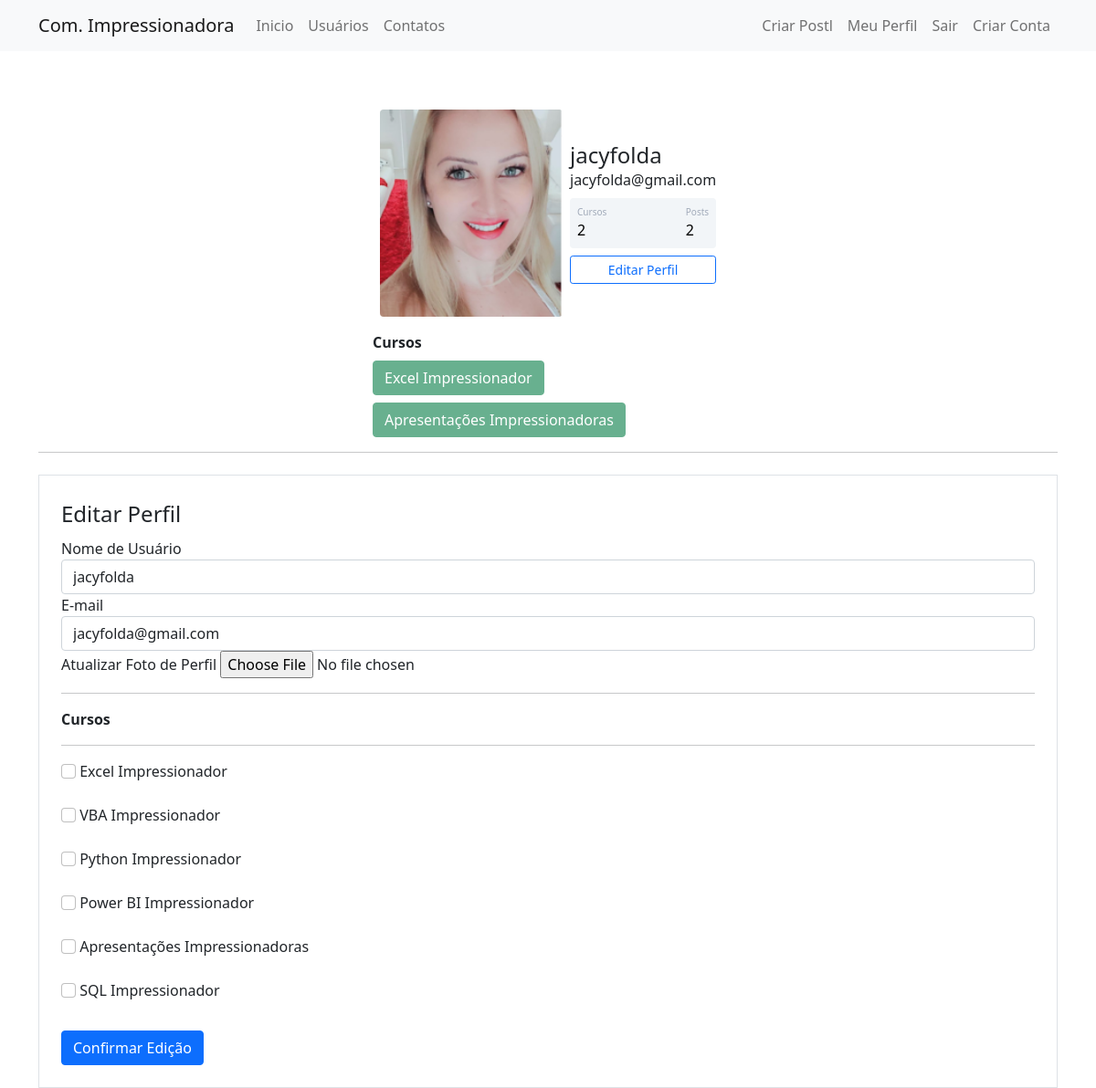
The app's page /perfil/editar (signed in) with its own data.
### comunidadeimpressionadora/models.py (models this page shows)
class Usuario(database.Model, UserMixin):
    id = database.Column(database.Integer, primary_key=True)
    username = database.Column(database.String, nullable=False)
    email = database.Column(database.String, nullable=False, unique=True)
    senha = database.Column(database.String, nullable=False)
    foto_perfil = database.Column(database.String, default='default.jpg')
    posts = database.relationship('Post', backref='autor', lazy=True)
    cursos = database.Column(database.String, nullable=False, default='Não Informado')
    def contar_posts(self):
        return len(self.posts)

### comunidadeimpressionadora/routes.py (the view)
@app.route('/perfil/editar', methods=['GET', 'POST'])
@login_required
def editar_perfil():
    form = FormEditarPerfil()
    if form.validate_on_submit():
        current_user.email = form.email.data
        current_user.username = form.username.data
        if form.foto_perfil.data:
            nome_imagem = salvar_imagem(form.foto_perfil.data)
            current_user.foto_perfil = nome_imagem
        current_user.cursos = atualizar_cursos(form)
        print (current_user.cursos)
        database.session.commit()
        flash('Perfil atualizado com Sucesso', 'alert-success')
        return redirect(url_for('perfil'))
    elif request.method == "GET":
        form.email.data     = current_user.email
        form.username.data  = current_user.username
    foto_perfil = url_for('static', filename='fotos_perfil/{}'.format(current_user.foto_perfil))
    return render_template('editarperfil.html', foto_perfil=foto_perfil, form=form)

### comunidadeimpressionadora/forms.py (shortened to what this page needs)
class FormEditarPerfil(FlaskForm):
    username        = StringField('Nome de Usuário', validators=[DataRequired()])
    email           = StringField('E-mail', validators=[DataRequired(), Email()])
    foto_perfil = FileField('Atualizar Foto de Perfil', validators=[FileAllowed(['jpg', 'jpeg', 'png'])])
    curso_Excel     = BooleanField('Excel Impressionador')
    curso_Vba       = BooleanField('VBA Impressionador')
    curso_Python    = BooleanField('Python Impressionador')
    curso_PowerBi   = BooleanField('Power BI Impressionador')
    curso_ppt       = BooleanField('Apresentações Impressionadoras')
    curso_Sql       = BooleanField('SQL Impressionador')
    botao_submit_EditarPerfil = SubmitField('Confirmar Edição')

### comunidadeimpressionadora/models.py (called while the page is built)
@login_manager.user_loader
def load_usuario(id_usuario):
    return Usuario.query.get(int(id_usuario))

### comunidadeimpressionadora/templates/editarperfil.html (shortened to what this page needs)
{% extends 'perfil.html' %}
{% block form_editar_perfil %}
        <div class="container">
            <hr>
           <div class="row">
               <div class="col">
                   <form method="POST" action="" class="border p-4 mt-2" enctype="multipart/form-data">
                       <legend>Editar Perfil</legend>
                       <fieldset>
                          <div class="form-group">
                               {{ form.username.label(class="form-control-label") }}
                               {% if form.username.errors %}
                                    {{ form.username(class="form-control is-invalid") }}
                                    <div class="invalid-feedback">
                                        {% for erro in form.username.errors %}
                                            {{ erro }}
                                        {% endfor %}
                                    </div>
                               {% else %}
                                    {{ form.username(class="form-control") }}
                               {% endif %}
                           </div>
                          <div class="form-group">
                               {{ form.email.label(class="form-control-label") }}
                               {% if form.email.errors %}
                                    {{ form.email(class="form-control is-invalid") }}
                                    <div class="invalid-feedback">
                                        {% for erro in form.email.errors %}
                                            {{ erro }}
                                        {% endfor %}
                                    </div>
                               {% else %}
                                    {{ form.email(class="form-control") }}
                               {% endif %}
                           </div>
                           <div class="form-group">
                               {{ form.foto_perfil.label }}
                               {{ form.foto_perfil(class="form-control-file") }}
                           </div>
                           <hr>
                           <p><strong>Cursos</strong></p>
                           <hr>
                           {% for campo in form %}
                                {% if 'curso_' in campo.name %}
                                        <div class="form-group">
                                            {{ campo(class="form-check-input") }}
                                            {{ campo.label(class="form-check-label") }}
                                        </div>
                                        <br>
                                {% endif %}
                           {% endfor %}
                       </fieldset>
                       {{ form.botao_submit_EditarPerfil(class="btn btn-primary mt-2") }}
                   </form>
               </div>
            </div>
        </div>
{% endblock %}

### comunidadeimpressionadora/templates/perfil.html
{% extends 'base.html' %}
{% block body %}
          <div class="container mt-5 d-flex justify-content-center">
              <div class="card p-3">
                  <div class="d-flex align-items-center">
                      <div class="image pe-2"> <img src="{{ foto_perfil }}" class="rounded" width="200"> </div>
                      <div class="ml-3 w-100">
                              <h4 class="mb-0 mt-0">{{ current_user.username }}</h4> <span> {{ current_user.email }}</span>
                              <div class="p-2 mt-2 bg-primary d-flex justify-content-between rounded text-white stats">
                                  {% if 'Não Informado' in current_user.cursos %}
                                    <div class="d-flex flex-column"> <span class="articles">Cursos</span> <span class="number1">0</span> </div>
                                  {% else %}
                                    <div class="d-flex flex-column"> <span class="articles">Cursos</span> <span class="number1">{{ current_user.cursos.count(';') + 1 }}</span> </div>
                                  {% endif %}
                                  <div class="d-flex flex-column"> <span class="rating">Posts</span> <span class="number3">{{ current_user.contar_posts() }}</span> </div>
                              </div>
                              <div class="button mt-2 d-flex flex-row align-items-center">
                                  <a class="w-100" href="{{ url_for('editar_perfil') }}">
                                      <button class="btn btn-sm btn-outline-primary w-100">Editar Perfil</button>
                                  </a>
                              </div>
                      </div>
                </div>
              </div>
          </div>
          {% if 'Não Informado' not in current_user.cursos %}
                  <div class="row justify-content-center">
                      <div class="col col-4" style="text-align-center">
                            <strong>Cursos</strong><br>
                            {% for curso in current_user.cursos.split(';') %}
                                <button type="button" class="btn btn-success mt-2" disabled>{{ curso }}</button>
                            {% endfor %}
                      </div>
                  </div>
          {% endif %}
    {% block form_editar_perfil %}
    {% endblock %}
{% endblock %}

### comunidadeimpressionadora/static/main.css (style rules this page uses)
.card { width: 400px; border: none; border-radius: 10px; background-color: #fff }
.stats { background: #f2f5f8 !important; color: #000 !important }
.articles { font-size: 10px; color: #a1aab9 }
.number1 { font-weight: 500 }
.rating { font-size: 10px; color: #a1aab9 }
.number3 { font-weight: 500 }

### records on screen
Usuario: username "jacyfolda", email "jacyfolda@gmail.com", cursos "2"

### other values on screen
{{ current_user.contar_posts() }} "2"
{{ curso }} "Excel Impressionador" "Apresentações Impressionadoras"
{{ campo.label(class="form-check-label") }} "Excel Impressionador" "VBA Impressionador" "Python Impressionador" "Power BI Impressionador" "Apresentações Impressionadoras" "SQL Impressionador"
